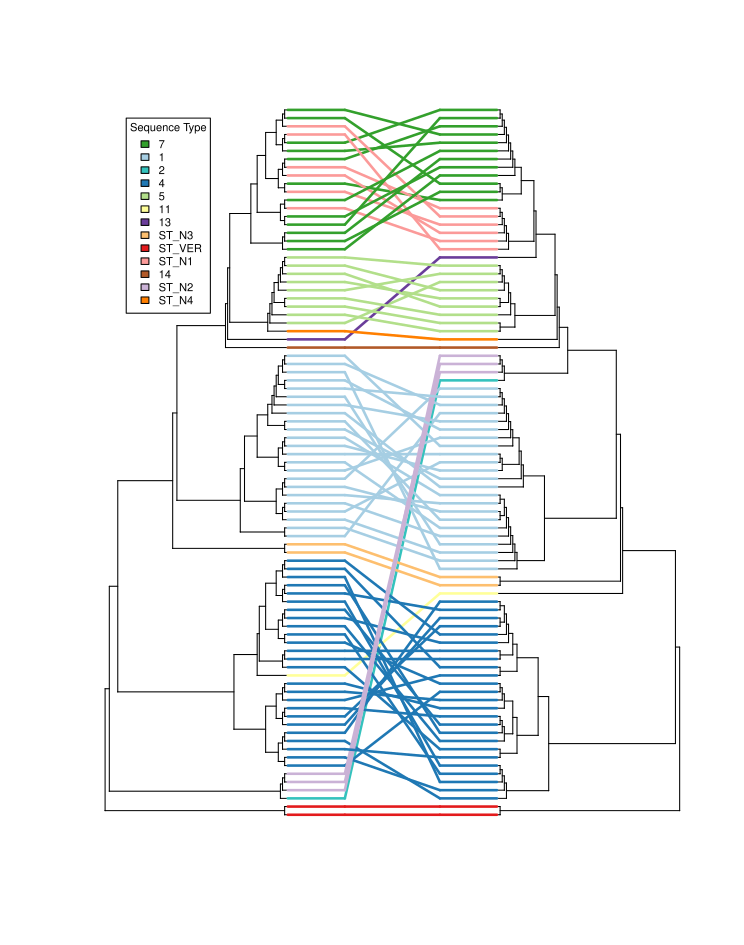

R code for this plot:
setwd("C:/Users/USUARIO/Documents/facing")
dir()

#install.packages("ape")#
#install.packages("phytools")#
#install.packages("dplyr")#

library(ape)
library(phytools)
library(dplyr)

snp <- read.tree("snp_RAxML_bestTree_rooted.nwk")
plot(snp,main="SNPs")

mls <- read.tree("mlst_RAxML_bipartitions_rooted.nwk")
plot(mls,main="MLST")

par(mfrow=c(1,2))
plot(snp,main="SNPs")
plot(mls,main="MLST")

association <- cbind(sort(snp$tip.label), sort(mls$tip.label))

## examples ##
cophyloplot(snp, mls,use.edge.length = T, col=c("red","blue"),length.line=2,assoc=association)
cophyloplot(snp, mls,use.edge.length = T, col=c("red","blue"),length.line=2,assoc=association, space=200, gap=10)

m <- read.csv("metadata.tsv", header=T, sep="\t")
dim(m)
head(m)
m1 <- m[,c(1,6)]

ct <- read.csv("metadata_colors.tsv", header=T, sep="\t")
dim(ct)
head(ct)

a <- 0
a1 <- 0
b <- 0
b1 <- 0
for (i in unique(ct$ST)){
  a <- ct[ct$ST == i , 5]
  b <- unique(a)
  a1 <- append(a1,b)
  b1 <- append(b1,i)
}

cl <- data.frame(st = b1, col = a1)
colors <- cl[2:14,]


## the loop ##
colp <- colors$col
a <- 0 
a1 <- 0 
b <- 0 
b1 <- 0
c <- 0
c1 <- 0

gen <- unique(colors$st)
for (i in 1:length(gen)){
  a <- rep(colp[i],length(m1[m1$ST == gen[i],1]))
  b <- m1[m1$ST == gen[i],1]
  c <- m1[m1$ST == gen[i],2]
  a1 <- append(a1,a)
  b1 <- append(b1,b)
  c1 <- append(c1,c)
}
colq <- data.frame(accession=b1,genotype=c1,col=a1)
colq

ass1 <- as.data.frame(association)
ass2 <- data.frame(order=1:87,accession=gsub("'","",ass1$V1))
ass2

cr <- merge(colq,ass2,by="accession",all.x = F)
cr
colors <- cr[order(cr$order),]

h1<-max(nodeHeights(snp))
h2<-max(nodeHeights(mls))

## plot 1 ##
cophyloplot(snp, mls, use.edge.length = F, col=colors$col, length.line=10, 
            assoc=association, space=100, gap=0.5, show.tip.label=F, lwd = 2.5, lty = 1)

st <- cl[2:14,1]

legend(10,85,legend=st,fill=colp,cex=0.65,title="Sequence Type")

## plot 2 ##
wasp.cophylo <- cophylo(force.ultrametric(snp), force.ultrametric(mls),assoc=association)
plot(wasp.cophylo,link.type="curved",link.lwd=2,
     link.lty="solid",link.col=colors$col,main="fasdf",use.edge.length=T,ftype="off", scale.bar=round(0.5*c(h1,h2),2))
legend(0,0,legend=gen,fill=colp,cex=0.5,title="plots")

## plot 3 ##
cotangleplot(snp,mls,lwd=2,tangle="tree1",use.edge.length=F,cex=0.7,type="phylogram",link.col=colors$col, assoc=association)
